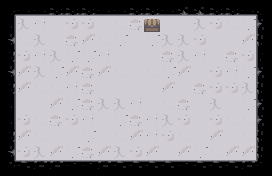

This is a level from a 2D game, rendered from its Tiled map with the project's own tilesets. A one-line summary and the complete map file follow:
An orthogonal 17x11 tile map with 16x16 px tiles, 2 tile layers (Camada de Tiles 1, top), 1 hidden layer not drawn.

<map version="1.0" tiledversion="1.1.6" orientation="orthogonal" renderorder="left-up" width="17" height="11" tilewidth="16" tileheight="16" infinite="0" nextobjectid="1">
 <tileset firstgid="1" name="tileset" tilewidth="16" tileheight="16" tilecount="1050" columns="30">
  <image source="tileset.png" width="480" height="560" />
 </tileset>
 <layer name="Camada de Tiles 1" width="17" height="11">
  <data encoding="csv">
83,44,44,42,42,42,44,44,42,42,44,43,43,42,42,44,82,
47,276,274,211,279,279,211,272,277,272,211,273,276,279,272,275,37,
46,272,276,273,277,278,272,275,211,275,276,276,279,273,211,278,36,
45,279,274,276,275,275,274,273,273,211,277,276,274,273,277,279,38,
46,278,276,275,278,277,278,272,273,272,275,278,273,279,274,275,37,
45,278,272,272,274,277,273,273,273,211,278,273,277,279,279,276,36,
47,211,211,278,275,277,276,276,274,211,272,277,211,276,211,275,37,
47,279,272,277,279,274,211,275,277,274,276,279,273,279,272,272,37,
45,278,272,273,211,275,211,272,278,274,279,272,273,278,211,272,36,
46,279,276,278,275,277,278,276,279,278,211,278,275,272,278,278,36,
81,40,39,39,41,41,39,40,40,40,40,41,40,40,40,39,80
</data>
 </layer>
 <layer name="top" width="17" height="11">
  <data encoding="csv">
0,0,0,0,0,0,0,0,0,0,0,0,0,0,0,0,0,
0,0,0,0,0,0,0,0,0,573,0,0,0,0,0,0,0,
0,0,0,0,0,0,0,0,0,0,0,0,0,0,0,0,0,
0,0,0,0,0,0,0,0,0,0,0,0,0,0,0,0,0,
0,0,0,0,0,0,0,0,0,0,0,0,0,0,0,0,0,
0,0,0,0,0,0,0,0,0,0,0,0,0,0,0,0,0,
0,0,0,0,0,0,0,0,0,0,0,0,0,0,0,0,0,
0,0,0,0,0,0,0,0,0,0,0,0,0,0,0,0,0,
0,0,0,0,0,0,0,0,0,0,0,0,0,0,0,0,0,
0,0,0,0,0,0,0,0,0,0,0,0,0,0,0,0,0,
0,0,0,0,0,0,0,0,0,0,0,0,0,0,0,0,0
</data>
 </layer>
 <layer name="Colliders" width="17" height="11" visible="0">
  <data encoding="csv">
976,976,976,976,976,976,976,976,976,976,976,976,976,976,976,976,976,
976,0,0,0,0,0,0,0,0,976,0,0,0,0,0,0,976,
976,0,0,0,0,0,0,0,0,0,0,0,0,0,0,0,976,
976,0,0,0,0,0,0,0,0,0,0,0,0,0,0,0,976,
976,0,0,0,0,0,0,0,0,0,0,0,0,0,0,0,976,
976,0,0,0,0,0,0,0,0,0,0,0,0,0,0,0,976,
976,0,0,0,0,0,0,0,0,0,0,0,0,0,0,0,976,
976,0,0,0,0,0,0,0,0,0,0,0,0,0,0,0,976,
976,0,0,0,0,0,0,0,0,0,0,0,0,0,0,0,976,
976,0,0,0,0,0,0,0,0,0,0,0,0,0,0,0,976,
976,976,976,976,976,976,976,976,976,976,976,976,976,976,976,976,976
</data>
 </layer>
</map>
